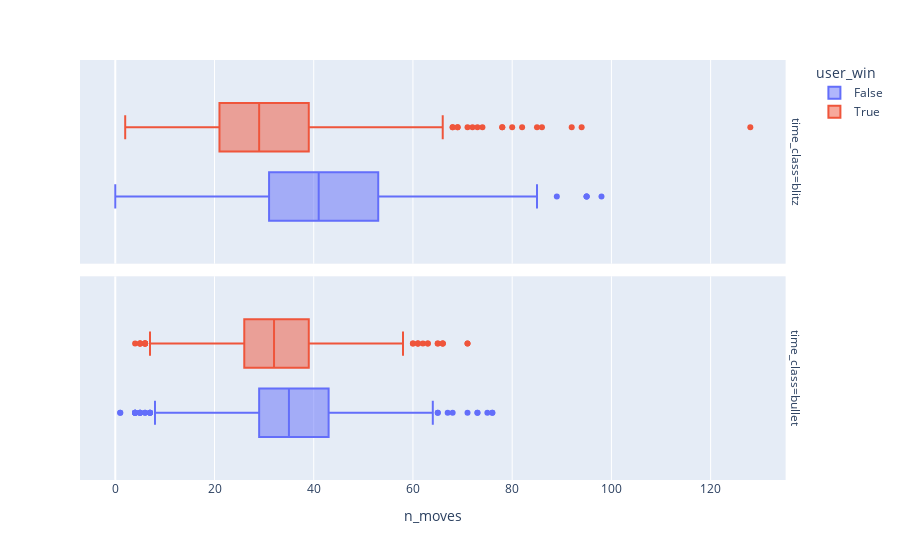

Notebook source saved alongside this figure:
### Code cell
px.box(data_frame=df, x="n_moves", color="user_win", facet_row="time_class")

### Figure 1 — Plotly figure (JSON) as saved in the notebook; plotly's stock layout.template omitted (floating-point values rounded to 4 significant figures; data arrays with more than 128 entries replaced by an {"elided": "..."} marker saying what was removed)
{"data": [{"alignmentgroup": "True", "hovertemplate": "user_win=False<br>time_class=blitz<br>n_moves=%{x}<extra></extra>", "legendgroup": "False", "marker": {"color": "#636efa"}, "name": "False", "notched": false, "offsetgroup": "False", "orientation": "h", "showlegend": true, "type": "box", "x": {"elided": "845 int values"}, "x0": " ", "xaxis": "x2", "y0": " ", "yaxis": "y2"}, {"alignmentgroup": "True", "hovertemplate": "user_win=False<br>time_class=bullet<br>n_moves=%{x}<extra></extra>", "legendgroup": "False", "marker": {"color": "#636efa"}, "name": "False", "notched": false, "offsetgroup": "False", "orientation": "h", "showlegend": false, "type": "box", "x": {"elided": "1572 int values"}, "x0": " ", "xaxis": "x", "y0": " ", "yaxis": "y"}, {"alignmentgroup": "True", "hovertemplate": "user_win=True<br>time_class=blitz<br>n_moves=%{x}<extra></extra>", "legendgroup": "True", "marker": {"color": "#EF553B"}, "name": "True", "notched": false, "offsetgroup": "True", "orientation": "h", "showlegend": true, "type": "box", "x": {"elided": "826 int values"}, "x0": " ", "xaxis": "x2", "y0": " ", "yaxis": "y2"}, {"alignmentgroup": "True", "hovertemplate": "user_win=True<br>time_class=bullet<br>n_moves=%{x}<extra></extra>", "legendgroup": "True", "marker": {"color": "#EF553B"}, "name": "True", "notched": false, "offsetgroup": "True", "orientation": "h", "showlegend": false, "type": "box", "x": {"elided": "1632 int values"}, "x0": " ", "xaxis": "x", "y0": " ", "yaxis": "y"}], "layout": {"annotations": [{"font": {}, "showarrow": false, "text": "time_class=bullet", "textangle": 90, "x": 0.98, "xanchor": "left", "xref": "paper", "y": 0.2425, "yanchor": "middle", "yref": "paper"}, {"font": {}, "showarrow": false, "text": "time_class=blitz", "textangle": 90, "x": 0.98, "xanchor": "left", "xref": "paper", "y": 0.7575, "yanchor": "middle", "yref": "paper"}], "boxmode": "group", "legend": {"title": {"text": "user_win"}, "tracegroupgap": 0}, "margin": {"t": 60}, "xaxis": {"anchor": "y", "domain": [0, 0.98], "title": {"text": "n_moves"}}, "xaxis2": {"anchor": "y2", "domain": [0, 0.98], "matches": "x", "showticklabels": false}, "yaxis": {"anchor": "x", "domain": [0, 0.485]}, "yaxis2": {"anchor": "x2", "domain": [0.515, 1], "matches": "y"}}}
